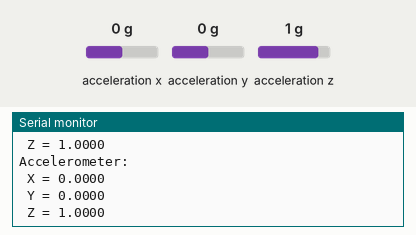
This sketch was run on a simulated Arduino Uno, built with avr-gcc and run on an emulated ATmega328P. Parts: the last lines printed to the serial monitor. The test bench sets the inputs (shaded band); at power-on: acceleration x 0 g, acceleration y 0 g, acceleration z 1 g.

Above: at 2.2 s.
2.3 s: acceleration x set to -1.4 g
At 3.6 s:
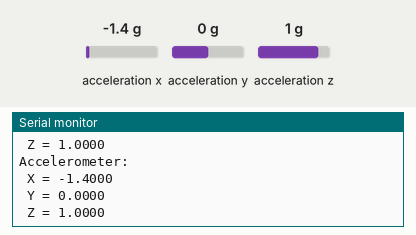
3.8 s: acceleration y set to -1.4 g
At 4.8 s:
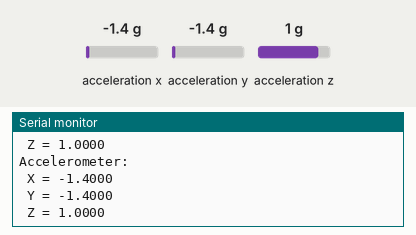
5.3 s: acceleration z set to -1.4 g
At 6.9 s:
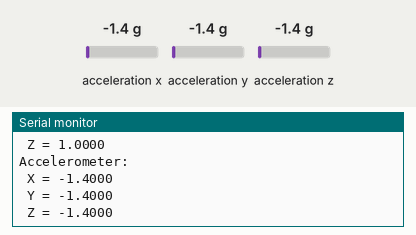

The sketch:

SAMPLE1.ino
```cpp
//TRIED AND TESTED BY WWW.THINKROBOTICS.IN
#include "SparkFunLIS3DH.h"
#include "Wire.h"
#include "SPI.h"

LIS3DH myIMU; //Default constructor is I2C, addr 0x19.

void setup() {
  // put your setup code here, to run once:
  Serial.begin(9600);
  delay(1000); //relax...
  Serial.println("Processor came out of reset.\n");

  //Call .begin() to configure the IMU
  myIMU.begin();

}


void loop()
{
  //Get all parameters
  Serial.print("\nAccelerometer:\n");
  Serial.print(" X = ");
  Serial.println(myIMU.readFloatAccelX(), 4);
  Serial.print(" Y = ");
  Serial.println(myIMU.readFloatAccelY(), 4);
  Serial.print(" Z = ");
  Serial.println(myIMU.readFloatAccelZ(), 4);

  delay(1000);
}
```

Measured:
- after the input at 2.3 s, the serial monitor: prints a new line after 0.74 s (image 1)
- after the input at 3.8 s, the serial monitor: prints a new line after 0.26 s (image 2)
- after the input at 5.3 s, the serial monitor: prints a new line after 0.78 s (image 3)
